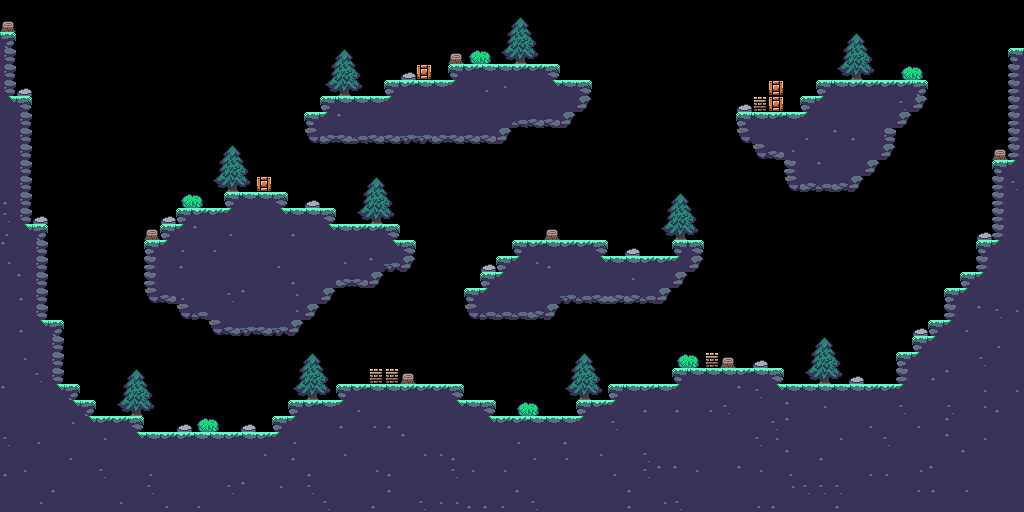

Below is a game level as drawn by its tile map, then a one-line description and the .tmx that defines it (tile-layer data replaced by summaries):
An orthogonal 64x32 tile map with 16x16 px tiles, 3 tile layers (midground, object, background), 3 tilesets.

<map version="1.9" tiledversion="1.9.2" orientation="orthogonal" renderorder="right-down" width="64" height="32" tilewidth="16" tileheight="16" infinite="0" nextlayerid="4" nextobjectid="1">
 <tileset firstgid="1" source="TileSets/foreground.tsx" />
 <tileset firstgid="556" source="Deco/background.tsx" />
 <tileset firstgid="1204" source="Objects/objects.tsx" />
 <layer id="1" name="midground" width="64" height="32">
  <data>[2048 cells, 936 non-empty, 23 distinct tile ids]</data>
 </layer>
 <layer id="3" name="object" width="64" height="32">
  <data>[2048 cells, 8 non-empty, 2 distinct tile ids]</data>
 </layer>
 <layer id="2" name="background" width="64" height="32">
  <data>[2048 cells, 123 non-empty, 13 distinct tile ids]</data>
 </layer>
</map>